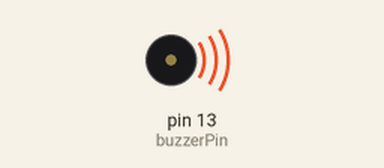
This sketch was run on a simulated Arduino Uno, built with avr-gcc and run on an emulated ATmega328P. Parts: buzzer (waves = sounding).

Above: at 0.1 s.
Timing chart, 0 to 40.0 s (numbered marks = the images above):
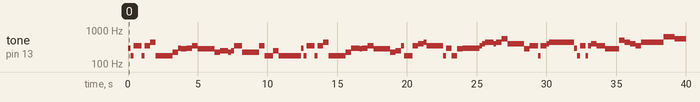

The sketch:

toneMelody.ino
```cpp
 /*************以下变量无需修改**********************/
    int note[21][7]={                  /*标准频率对照表*/
    /*A-G大调降音*/
    {221,248,278,294,330,371,416},             //A大调
    {248,278,294,330,371,416,467},             //B大调
    {131,147,165,175,196,221,248},             //C大调
    {147,165,175,196,221,248,278},             //D大调
    {165,175,196,221,248,278,294},             //E大调
    {175,196,221,248,278,294,330},             //F大调
    {196,221,248,278,294,330,371},             //G大调
    /*A-G大调标准音*/
    {441,495,556,624,661,742,833},
    {495,556,624,661,742,833,935},
    {262,294,330,350,393,441,495},
    {294,330,350,393,441,495,556},
    {330,350,393,441,495,556,624},
    {350,393,441,495,556,624,661},
    {393,441,495,556,624,661,742},
    /*A-G大调升音*/
    {882,990,1112,1178,1322,1484,1665},
    {990,1112,1178,1322,1484,1665,1859},
    {525,589,661,700,786,882,990},
    {589,661,700,786,882,990,1112},
    {661,700,786,882,990,1112,1178},
    {700,786,882,990,1112,1178,1322},
    {786,882,990,1112,1178,1322,1484},

    };

    /*************以下变量依据实际修改****************/
    int buzzerPin = 13;              /*蜂鸣器引脚位置*/
    int BPM = 400;                  /*一拍的时间*/
    int Scale = 4;                  /*设置大调，A-Z分别对应1-7*/
    float rate = 0.1;               /*发声时间占一拍时间的比率*/

    /*****TMD 蜂鸣器唱歌真难听*****/
    //天空之城
    int pitch[] =
    {
    6, 7, 1, 7, 1, 3, 7, 3, 6, 5, 6, 1, 5, 3, 4, 3, 4, 1, 3, 1, 7, 4, 4, 7, 7, 6, 7, 1, 7, 1, 3, 7, 3, 3, 6, 5, 6, 1, 5, 3, 4, 1, 7, 1, 2, 3, 1, 1, 1, 7, 6, 7, 5, 6, 6, 6, 1, 2, 3, 2, 3, 5, 2, 2, 2, 5, 1, 7, 1, 2, 3, 3, 3, 3, 3, 6, 7, 1, 7, 1, 2, 1, 5, 5, 5, 4, 3, 2, 1, 3, 3, 3, 3, 6, 6, 5, 5, 3, 2, 1, 1, 1, 2, 1, 2, 5, 3, 3, 3, 3, 6, 6, 5, 5, 3, 2, 1, 1, 1, 2, 1, 2, 7, 6, 6, 6, 0,
    };
    int rise[] =
    {
    0, 0, 1, 0, 1, 1, 0, 0, 0, 0, 0, 1, 0, 0, 0, 0, 0, 1, 0, 1, 0, 0, 0, 0, 0, 0, 0, 1, 0, 1, 1, 0, 0, 0, 0, 0, 0, 1, 0, 0, 0, 1, 0, 1, 1, 1, 1, 1, 1, 0, 0, 0, 0, 0, 0, 0, 1, 1, 1, 1, 1, 1, 1, 1, 1, 0, 1, 0, 1, 1, 1, 1, 1, 1, 1, 0, 0, 1, 0, 1, 1, 1, 0, 0, 0, 1, 1, 1, 1, 1, 1, 1, 1, 1, 1, 1, 1, 1, 1, 1, 1, 1, 1, 1, 1, 1, 1, 1, 1, 1, 1, 1, 1, 1, 1, 1, 1, 1, 1, 1, 1, 1, 0, 0, 0, 0, 1,
    };
    float mlength[] =
    {
    0.500, 0.500, 1.500, 0.500, 1.000, 1.000, 3.000, 1.000, 0.500, 1.000, 1.000, 1.000, 3.000, 1.000, 1.500, 0.500, 0.500, 1.500, 3.000, 1.000, 1.500, 0.500, 0.500, 1.000, 3.000, 0.500, 0.500, 1.500, 0.500, 1.000, 1.000, 3.000, 0.500, 0.500, 1.500, 0.500, 1.000, 1.000, 3.000, 1.000, 1.000, 0.500, 1.500, 1.000, 1.000, 0.500, 0.500, 2.000, 0.500, 0.500, 1.000, 1.000, 1.000, 1.000, 1.000, 1.000, 0.500, 0.500, 1.500, 0.500, 1.000, 1.000, 1.000, 1.000, 1.000, 1.000, 1.500, 0.500, 1.000, 0.500, 0.500, 1.000, 1.000, 1.000, 1.000, 0.500, 0.500, 1.000, 0.500, 0.500, 1.000, 1.500, 0.500, 1.000, 1.000, 1.000, 1.000, 1.000, 1.000, 1.000, 1.000, 1.000, 1.000, 1.500, 0.500, 1.500, 0.500, 0.500, 0.500, 1.000, 1.000, 1.000, 1.500, 0.500, 1.000, 1.000, 1.000, 1.000, 1.000, 1.000, 1.500, 0.500, 1.500, 0.500, 0.500, 0.500, 1.000, 1.000, 1.000, 1.500, 0.500, 1.000, 1.000, 1.000, 1.000, 1.000, 1.000,
    };
    void setup() {
      pinMode(buzzerPin,OUTPUT);

    }

    void loop() {
      int i;
      int Frequency;
      int toneTime,notoneTime;

      for(i = 0;i < sizeof(note) / sizeof(int);i++)
      {
        if(pitch[i] != 0)
        {
          Frequency = note[Scale + rise[i] * 7 ][pitch[i]];

          toneTime = mlength[i] * BPM * rate;
          notoneTime = mlength[i] * BPM - toneTime;

          tone(buzzerPin,Frequency);
          delay(toneTime);
          delay(notoneTime);
          noTone(buzzerPin);
        }

        else delay(BPM * mlength[i]);
      }

      delay(10000);
    }
```

Measured:
- by itself, tone on pin 13 (buzzerPin): plays 294 Hz for 0.20 s, 175 Hz for 0.20 s, 350 Hz for 0.60 s, 175 Hz for 0.20 s, 350 Hz for 0.40 s, 441 Hz for 0.40 s … (77 notes in this stretch)
